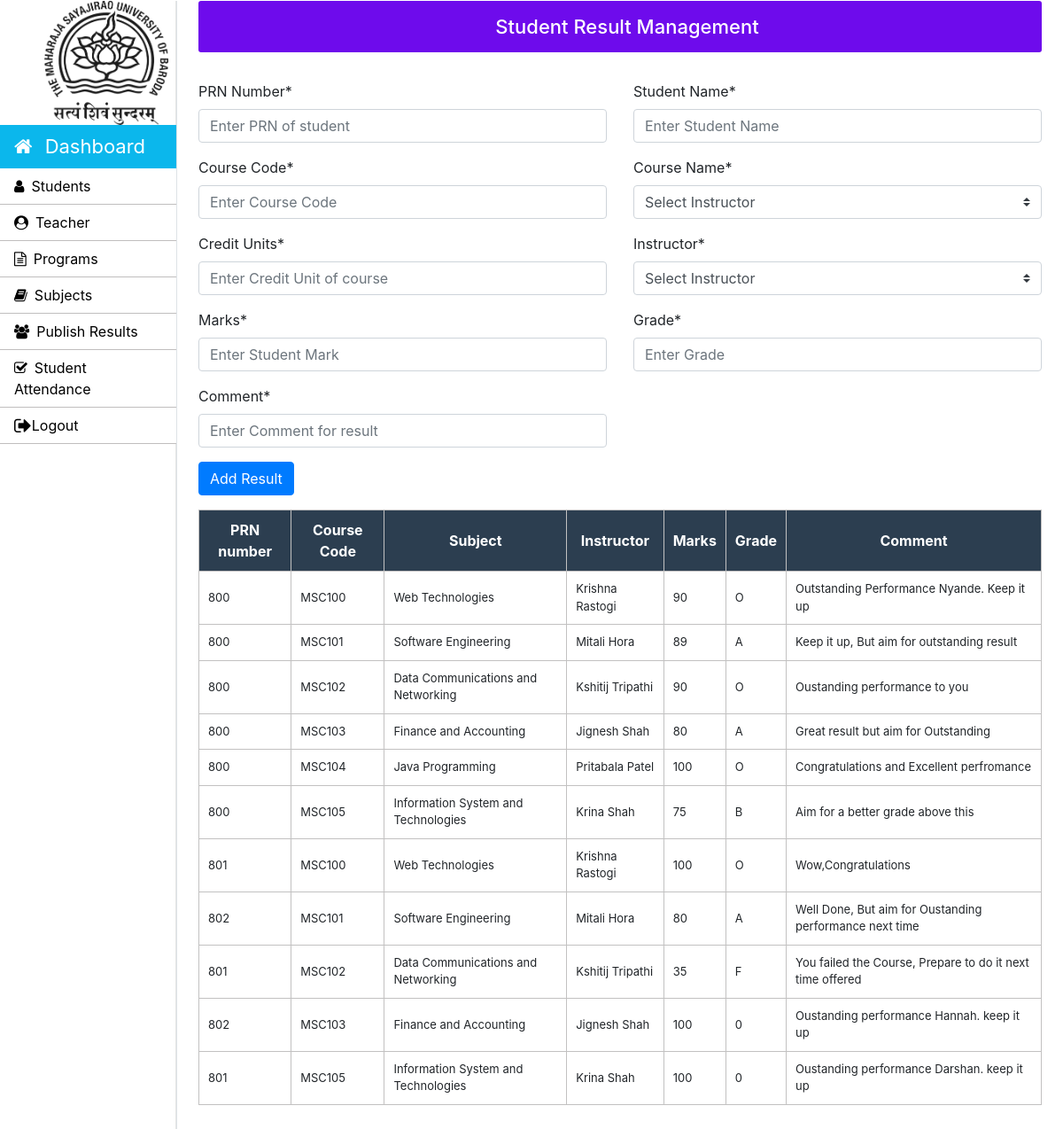
The page /Admin/student_result.php (signed in) on the database its author committed.
### tables this page shows
CREATE TABLE `results` (
  `ID` int(10) NOT NULL,
  `PRN_number` bigint(15) NOT NULL,
  `Student_name` varchar(50) NOT NULL,
  `Course_code` varchar(10) NOT NULL,
  `Course_name` varchar(50) NOT NULL,
  `Credit_units` int(3) NOT NULL,
  `instructor` varchar(50) NOT NULL,
  `Marks` float NOT NULL,
  `Grade` char(1) NOT NULL,
  `Comment` varchar(100) NOT NULL
);

### Admin/student_result.php (the view, shortened to what this page needs)
<?php
		require_once "../connection/connection.php";
	?>
<!doctype html>
<html lang="en">
	<head>
	</head>
	<body>
		<?php include('../include/admin-sidebar.php') ?>
		<main role="main" class="col-xl-10 col-lg-9 col-md-8 ml-sm-auto px-md-4 mb-2 w-100">
			<div class="sub-main">
				<div class="text-center flex-wrap flex-md-nowrap pt-3 pb-2 mb-3 text-white admin-dashboard pl-3">
				<h4 class="">Student Result Management</h4>
				</div>
					<div class="row">
					<div class="col-md-12">
						<form action="student_result.php" method="post">
							<div class="row mt-3">
								<div class="col-md-6">
									<div class="form-group">
										<label for="exampleInputEmail1">PRN Number*</label>
										<input type="number" name="PRN_number" class="form-control" required placeholder="Enter PRN of student" required>
									</div>
								</div>
								<div class="col-md-6">
									<div class="form-group">
										<label for="exampleInputPassword1">Student Name*</label>
										<input type="text" name="Student_name" class="form-control" required placeholder="Enter Student Name" required>
									</div>
								</div>
							</div>
							<div class="row">
								<div class="col-md-6">
									<div class="form-group">
										<label for="exampleInputPassword1">Course Code*</label>
										<input type="text" name="Course_code" class="form-control" required placeholder="Enter Course Code" required>
									</div>
								</div>
								<div class="col-md-6">
									<div class="form-group">
										<label for="exampleInputPassword1">Course Name*</label>
										<select class="browser-default custom-select" name="Course_name">
											<option selected>Select Instructor</option>
										</select>
									</div>
								</div>
							</div>
							<div class="row">
								<div class="col-md-6">
									<div class="form-group">
										<label for="exampleInputPassword1">Credit Units*</label>
										<input type="number" name="Credit_units" class="form-control" required placeholder="Enter Credit Unit of course" required>
									</div>
								</div>
								<div class="col-md-6">
									<div class="form-group">
										<label for="exampleInputPassword1">Instructor*</label>
											<select class="browser-default custom-select" name="instructor">
											<option selected>Select Instructor</option>
										</select>
									</div>
								</div>
							</div>
							<div class="row">
								<div class="col-md-6">
									<div class="form-group">
										<label for="exampleInputPassword1">Marks*</label>
										<input type="number" name="Marks" class="form-control" required placeholder="Enter Student Mark" required>
									</div>
								</div>
								<div class="col-md-6">
									<div class="form-group">
										<label for="exampleInputPassword1">Grade*</label>
										<input type="text" name="Grade" class="form-control" required placeholder="Enter Grade" required>
									</div>
								</div>
							</div>
							<div class="row">
								<div class="col-md-6">
									<div class="form-group">
										<label for="exampleInputPassword1">Comment*</label>
										<input type="text" name="Comment" class="form-control" required placeholder="Enter Comment for result" required>
									</div>
								</div>
							</div>
							<div class="row w-100">
								<div class="col-md-12">
									<input type="submit" name="add_result" value="Add Result" class=" btn btn-primary ml-auto">
								</div>
							</div>
						</form>
					</div>
				</div>
				<div class="row">
					<div class="col-md-12">
						<section class="mt-3">
							<table class="w-100 table-elements mb-5 table-three-tr" cellpadding="10" >
								<tr class="text-center text-white table-three table-tr-head">
									<th>PRN number</th>
									<th>Course Code</th>
									<th>Subject</th>
									<th>Instructor</th>
									<th>Marks</th>
									<th>Grade</th>
									<th>Comment</th>
								</tr>
								<?php
									$query="select PRN_number ,Course_code, Course_name ,instructor ,Marks, Grade, Comment from results";
									$run=mysqli_query($con,$query);
									while ($row=mysqli_fetch_array($run)) {
										echo	"<tr>";
											echo	"<td>".$row['PRN_number']."</td>";
											echo	"<td>".$row['Course_code']."</td>";
											echo	"<td>".$row['Course_name']."</td>";
											echo	"<td>".$row['instructor']."</td>";
											echo	"<td>".$row['Marks']."</td>";
											echo	"<td>".$row['Grade']."</td>";
											echo	"<td>".$row['Comment']."</td>";
											echo	"</tr>";
											}
										?>
							</table>
						</section>
					</div>
				</div>
			</div>
	</body>
</html>

### css/style.css (style rules this page uses)
h4 { font-size: 22px; }
.admin-dashboard { margin-top: 1px !important; background: #6E0BEC !important; border-radius: 3px; }
.table-elements tr, td, th { font-size: 13px; border: 1px solid rgb(194, 193, 193); padding-left: 10px !important; }
.table-three { background: #2c3e50 !important; }
.table-tr-head { height: 45px !important; padding: 10px !important; margin-top: 5px !important; }
.table-font-for-transcript td, th { font-size: 16px !important; }

### rows shown on the page
results: PRN_number "800", Course_code "MSC100", Course_name "Web Technologies", instructor "Krishna Rastogi", Marks "90", Grade "O", Comment "Outstanding Performance Nyande. Keep it up"
results: PRN_number "800", Course_code "MSC101", Course_name "Software Engineering", instructor "Mitali Hora", Marks "89", Grade "A", Comment "Keep it up, But aim for outstanding result"
results: PRN_number "800", Course_code "MSC102", Course_name "Data Communications and Networking", instructor "Kshitij Tripathi", Marks "90", Grade "O", Comment "Oustanding performance to you"
results: PRN_number "800", Course_code "MSC103", Course_name "Finance and Accounting", instructor "Jignesh Shah", Marks "80", Grade "A", Comment "Great result but aim for Outstanding"
results: PRN_number "800", Course_code "MSC104", Course_name "Java Programming", instructor "Pritabala Patel", Marks "100", Grade "O", Comment "Congratulations and Excellent perfromance"
results: PRN_number "800", Course_code "MSC105", Course_name "Information System and Technologies", instructor "Krina Shah", Marks "75", Grade "B", Comment "Aim for a better grade above this"
results: PRN_number "801", Course_code "MSC100", Course_name "Web Technologies", instructor "Krishna Rastogi", Marks "100", Grade "O", Comment "Wow,Congratulations"
results: PRN_number "802", Course_code "MSC101", Course_name "Software Engineering", instructor "Mitali Hora", Marks "80", Grade "A", Comment "Well Done, But aim for Oustanding performance next time"
results: PRN_number "801", Course_code "MSC102", Course_name "Data Communications and Networking", instructor "Kshitij Tripathi", Marks "35", Grade "F", Comment "You failed the Course, Prepare to do it next time offered"
results: PRN_number "802", Course_code "MSC103", Course_name "Finance and Accounting", instructor "Jignesh Shah", Marks "100", Grade "0", Comment "Oustanding performance Hannah. keep it up"
results: PRN_number "801", Course_code "MSC105", Course_name "Information System and Technologies", instructor "Krina Shah", Marks "100", Grade "0", Comment "Oustanding performance Darshan. keep it up"
